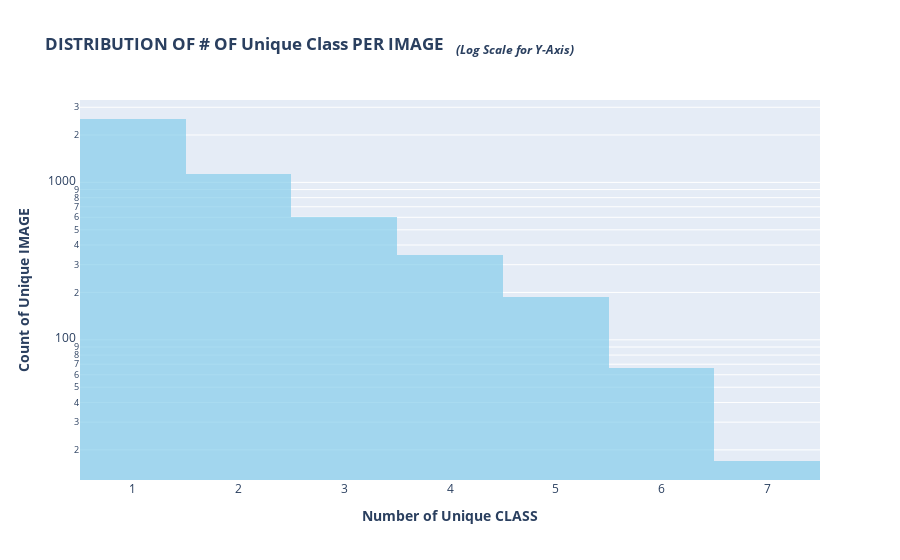

This figure's notebook cell:
### Markdown cell above
한 이미지의 몇 개의 unique한 class가 있는지

### Code cell
fig = px.histogram(train_df.groupby('image_id')["class_id"].unique().apply(lambda x: len(x)), 
             log_y=True, color_discrete_sequence=['skyblue'], opacity=0.7,
             labels={"value":"Number of Unique class"},
             title="<b>DISTRIBUTION OF # OF Unique Class PER IMAGE   " \
                   "<i><sub>(Log Scale for Y-Axis)</sub></i></b>",
                   )
fig.update_layout(showlegend=False,
                  xaxis_title="<b>Number of Unique CLASS</b>",
                  yaxis_title="<b>Count of Unique IMAGE</b>",)
fig.show()

### Figure 1 — Plotly figure (JSON) as saved in the notebook; plotly's stock layout.template omitted (floating-point values rounded to 4 significant figures; data arrays with more than 128 entries replaced by an {"elided": "..."} marker saying what was removed)
{"data": [{"alignmentgroup": "True", "bingroup": "x", "hovertemplate": "variable=class_id<br>Number of Unique class=%{x}<br>count=%{y}<extra></extra>", "legendgroup": "class_id", "marker": {"color": "skyblue", "opacity": 0.7, "pattern": {"shape": ""}}, "name": "class_id", "offsetgroup": "class_id", "orientation": "v", "showlegend": true, "type": "histogram", "x": {"elided": "4883 int values"}, "xaxis": "x", "yaxis": "y"}], "layout": {"barmode": "relative", "legend": {"title": {"text": "variable"}, "tracegroupgap": 0}, "showlegend": false, "title": {"text": "<b>DISTRIBUTION OF # OF Unique Class PER IMAGE   <i><sub>(Log Scale for Y-Axis)</sub></i></b>"}, "xaxis": {"anchor": "y", "domain": [0, 1], "title": {"text": "<b>Number of Unique CLASS</b>"}}, "yaxis": {"anchor": "x", "domain": [0, 1], "title": {"text": "<b>Count of Unique IMAGE</b>"}, "type": "log"}}}
